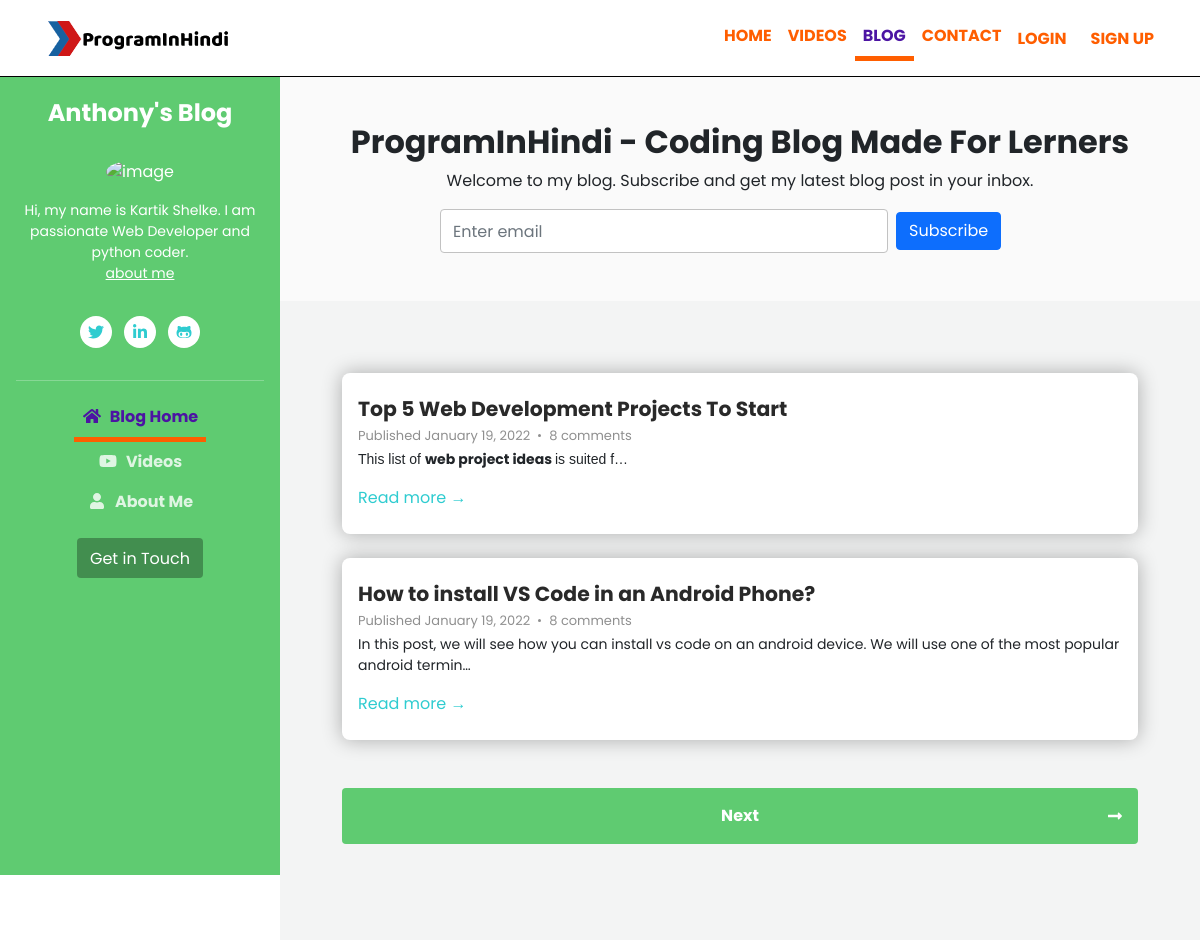
Screenshot of /blog/ with the database file from the repository.
### blog/models.py (models this page shows, shortened)
class BlogPost(models.Model):
    sno = models.AutoField(primary_key=True)
    postTitle = models.CharField(max_length=300)
    postSlug = models.SlugField()
    postTag = TaggableManager()
    postDesc = models.TextField(blank=True)
    postContent = models.TextField()
    postImg = models.ImageField(upload_to="static/blog/blogImg/postImg")
    date_time = models.DateTimeField(blank=True)

### blog/views.py (the view)
# urls.py: path('',views.blogHome,name='blogHome'),
def blogHome(request):
    allPost = BlogPost.objects.all()
    context = {'allPost' : allPost}
    return render(request, 'blog/blogHome.html',context)

### templates/blog/blogHome.html (shortened to what this page needs)
{% extends 'blogBase.html' %}
{% load static %}
{% block style %}
<link id="theme-style" rel="stylesheet" href="{% static 'css/style.css' %}">
<link id="theme-style" rel="stylesheet" href="{% static 'css/navbar.css' %}">
<link id="theme-style" rel="stylesheet" href="{% static 'css/login.css' %}">
<link id="theme-style" rel="stylesheet" href="{% static 'blog/css/blogHome.css' %}" !important>
{% endblock style %}
{% block body %}
<div class="main-wrapper">
    <section class="cta-section theme-bg-light py-5">
        <div class="container text-center single-col-max-width">
            <h2 class="heading">ProgramInHindi - Coding Blog Made For Lerners</h2>
            <div class="intro">
                Welcome to my blog. Subscribe and get my latest blog post in your inbox.
            </div>
            <div class="single-form-max-width pt-3 mx-auto">
                <form class="signup-form row g-2 g-lg-2 align-items-center">
                    <div class="col-12 col-md-9">
                        <input type="email" id="semail" name="semail1" class="form-control me-md-1 semail"
                            placeholder="Enter email" />
                    </div>
                    <div class="col-12 col-md-2">
                        <button type="submit" class="btn btn-primary">Subscribe</button>
                    </div>
                </form>
            </div>
        </div>
    </section>
    <section class="blog-list px-3 py-5 p-md-5">
        <div class="container single-col-max-width">
            {% for post in allPost %}
            <div class="item my-4 py-4 px-3">
                <div class="row g-3 g-xl-0">
                    <div class="col">
                        <h3 class="title mb-1">
                            <a class="text-link" href="{{post.postSlug}}">{{post.postTitle|safe}}</a>
                        </h3>
                        <div class="meta mb-1">
                            <span class="date">Published {{post.date_time | date:"F j, Y"}}</span><span
                                class="comment"><a class="text-link" href="#">8 comments</a></span>
                        </div>
                        <div class="intro">
                            {{post.postContent | safe | truncatechars:130}}
                        </div>
                        <a class="text-link" href="{{post.postSlug}}">Read more &rarr;</a>
                    </div>
                </div>
            </div>
            {% endfor %}
            <nav class="blog-nav nav nav-justified my-5">
                <a class="nav-link-next nav-item nav-link rounded" href="#">Next<i
                        class="arrow-next fas fa-long-arrow-alt-right"></i></a>
            </nav>
        </div>
    </section>
</div>
{% endblock body %}

### static/css/style.css (style rules this page uses)
html { scroll-behavior: smooth; }
* { margin: 0px; padding: 0px; box-sizing: border-box; font-family: "Poppins", sans-serif; }
a { text-decoration: none; }

### static/blog/css/blogHome.css (style rules this page uses)
html { scroll-behavior: smooth; }
* { margin: 0px; padding: 0px; box-sizing: border-box; }
a { text-decoration: none; }
.theme-bg-light { background: #fafafa !important; }
.single-col-max-width { max-width: 820px; }
.single-form-max-width { max-width: 600px; }
.blog-list .item .intro { font-size: 0.875rem; }
.form-control { padding-top: 0.875rem; padding-bottom: 0.875rem; height: 2.75rem; border-color: #c2c2c2; }
.main-wrapper { margin-top: 75px; margin-left: 280px; background: #fff; }
.cta-section .heading { font-size: 2rem; font-weight: bold; }
.blog-list { background: #F3F4F4; }
.blog-list .item { box-shadow: 0 0 20px 0 rgb(0 0 0 / 30%); border-radius: 8px; background: #fff; }
.blog-list .item .title { font-size: 1.275rem; font-weight: bold; }
.blog-list .item .title a { font-family: "Poppins", sans-serif !important; color: #292929; }
a.text-link { text-decoration: none; color: #2fccd0; }
.meta { color: #8f8f8f; font-size: 0.8125rem; }
.meta span { display: inline-block; }
.meta span a { color: #8f8f8f; }
.meta span:after { content: ""; display: inline-block; width: 3px; height: 3px; border-radius: 50%; background: #8f8f8f; margin-left: 0.5rem; margin-right: 0.5rem; position: relative; top: -3px; }
.meta span:last-child:after { display: none; }
.blog-nav .arrow-next { position: absolute; right: 1rem; top: 1.25rem; color: #fff; }
.blog-nav .nav-link { background: #5fcb71; color: #fff; font-size: 1rem; padding: 1rem; font-weight: bold; position: relative; }

### rows the page displays
BlogPost: postTitle "Top 5 Web Development Projects To Start", date_time "January 19, 2022", postContent "This list of web project ideas is suited f…"
BlogPost: postTitle "How to install VS Code in an Android Phone?", date_time "January 19, 2022", postContent "In this post, we will see how you can install vs code on an android device. We will use one of the most popular android termin…"
